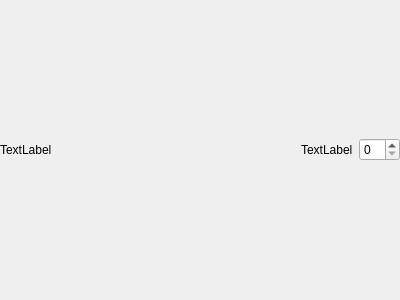
<?xml version="1.0" encoding="UTF-8"?>
<ui version="4.0">
 <class>Form</class>
 <widget class="QWidget" name="Form">
  <property name="geometry">
   <rect>
    <x>0</x>
    <y>0</y>
    <width>400</width>
    <height>300</height>
   </rect>
  </property>
  <property name="windowTitle">
   <string>Form</string>
  </property>
  <layout class="QGridLayout" name="gridLayout">
   <property name="leftMargin">
    <number>0</number>
   </property>
   <property name="topMargin">
    <number>0</number>
   </property>
   <property name="rightMargin">
    <number>0</number>
   </property>
   <property name="bottomMargin">
    <number>0</number>
   </property>
   <item row="0" column="0">
    <layout class="QHBoxLayout" name="horizontalLayout" stretch="1,0,0">
     <item>
      <widget class="QLabel" name="identifier">
       <property name="text">
        <string>TextLabel</string>
       </property>
      </widget>
     </item>
     <item>
      <widget class="QLabel" name="calculated">
       <property name="text">
        <string>TextLabel</string>
       </property>
      </widget>
     </item>
     <item>
      <widget class="QSpinBox" name="value"/>
     </item>
    </layout>
   </item>
  </layout>
 </widget>
 <resources/>
 <connections/>
</ui>
